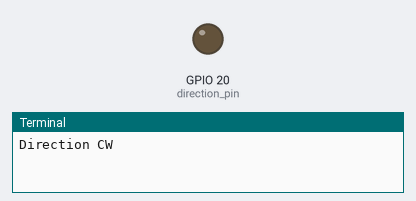
Bench run of a program on a simulated Raspberry Pi (BCM pin numbers). Shown: output pins drawn as LEDs (lit = HIGH), the last lines printed to the terminal. Dashed ring = blinking. Pins used as bus, display or sensor lines are not drawn.

Above: at 0.6 s.
At 1.7 s:
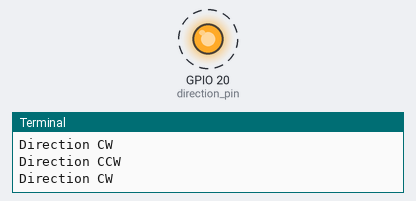
Timing chart, 0 to 3.7 s (numbered marks = the images above):
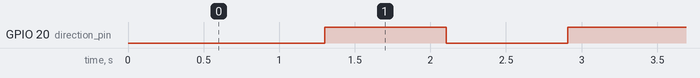

Measured:
- by itself, GPIO 20 (direction_pin): alternates HIGH for 0.80 s and LOW for 0.80 s

The program:

test.py
```python
from time import sleep
import RPi.GPIO as gpio

direction_pin   = 20
pulse_pin       = 21
cw_direction    = 0
ccw_direction   = 1

gpio.setmode(gpio.BCM)
gpio.setup(direction_pin, gpio.OUT)
gpio.setup(pulse_pin, gpio.OUT)
gpio.output(direction_pin,cw_direction)

try:
    while True:
        print('Direction CW')
        sleep(.5)
        gpio.output(direction_pin,cw_direction)
        for x in range(200):
            gpio.output(pulse_pin,gpio.HIGH)
            sleep(.001)
            gpio.output(pulse_pin,gpio.LOW)
            sleep(.0005)

        print('Direction CCW')
        sleep(.5)
        gpio.output(direction_pin,ccw_direction)
        for x in range(200):
            gpio.output(pulse_pin,gpio.HIGH)
            sleep(.001)
            gpio.output(pulse_pin,gpio.LOW)
            sleep(.0005)

except KeyboardInterrupt:
    gpio.cleanup()
```
